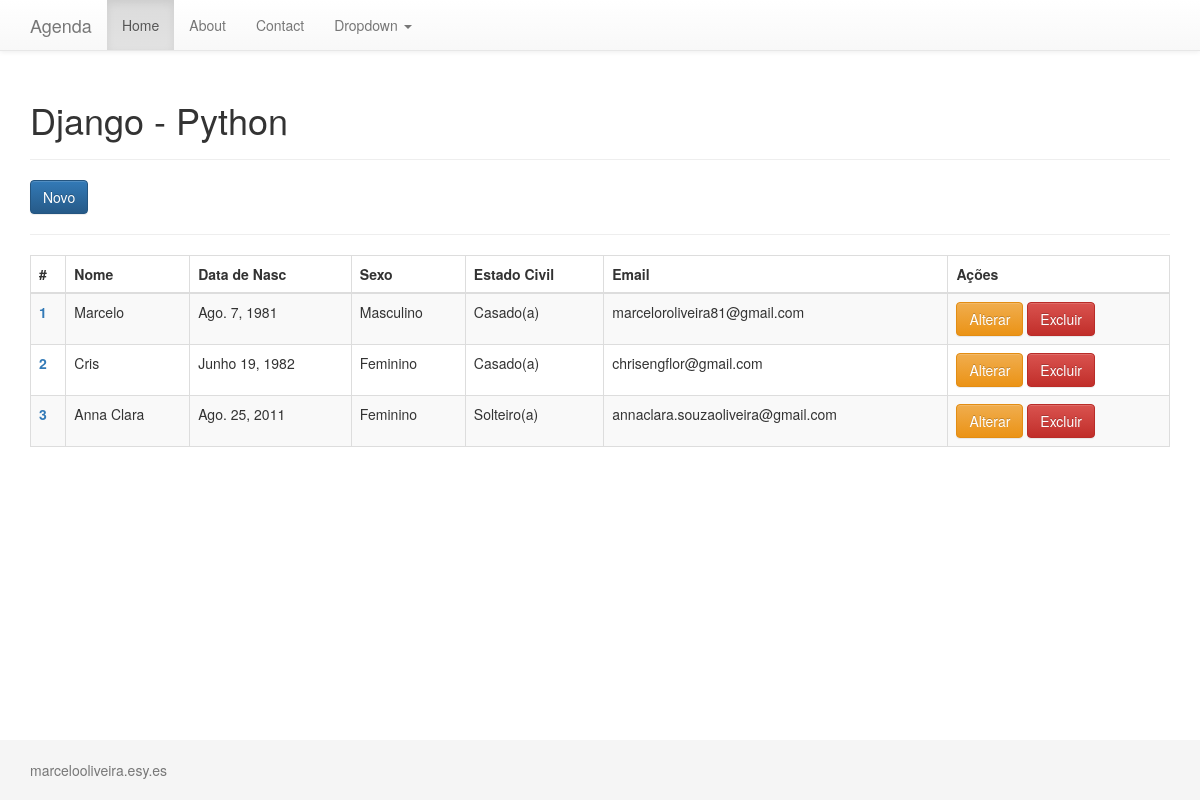
The app's page /contato/, older data.
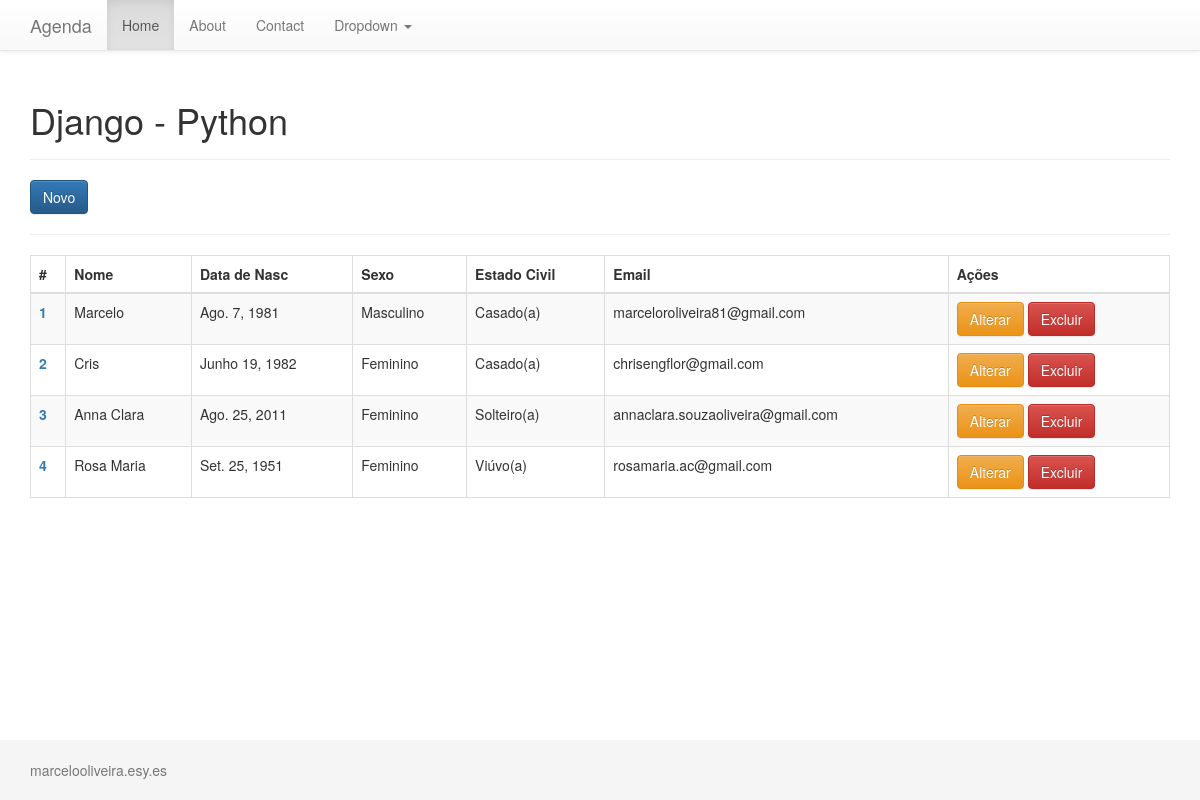
The same page, newer data.
### contato/models.py (models this page shows, shortened)
class Contato(models.Model):
	SEXO = (
		('F', 'Feminino'),
		('M', 'Masculino')
	)
	ESTADO_CIVIL = (
		('1', 'Solteiro(a)'),
		('2', 'Casado(a)'),
		('3', 'Viúvo(a)'),
		('4', 'Divorciado(a)'),
		('5', 'Separado(a)')
	)
	nome = models.CharField(max_length=200)
	data_nascimento = models.DateField()
	sexo = models.CharField(max_length=1, choices=SEXO)
	estado_civil = models.CharField(max_length=1, choices=ESTADO_CIVIL)
	email = models.CharField(max_length=200)

### contato/views.py (the view)
def index(request):
	contatos = Contato.objects.all()
	return render(request, 'contato/index.html', {'contatos' : contatos})

### contato/templates/contato/index.html
{% extends 'contato/base.html' %}
{% block content %}
<a class="btn btn-primary" href="{% url 'novo' %}" role="button">Novo</a>
<hr/>
<table class="table table-striped table-bordered">
  <thead>
    <tr>
      <th>#</th>
      <th>Nome</th>
      <th>Data de Nasc</th>
      <th>Sexo</th>
      <th>Estado Civil</th>
      <th>Email</th>
      <th>Ações</th>
    </tr>
  </thead>
  <tbody>
    {% for contato in contatos %}
    <tr>
      <th scope="row"><a href="{% url 'detalhes' contato.pk %}">{{contato.pk}}</a></th>
      <td>{{contato.nome}}</td>
      <td>{{contato.data_nascimento}}</td>
      <td>{{contato.get_sexo_display}}</td>
      <td>{{contato.get_estado_civil_display}}</td>
      <td>{{contato.email}}</td>
      <td>
        <a href="{% url 'alterar' contato.pk %}" class="btn btn-warning">Alterar</a>
        <a href="{% url 'excluir' contato.pk %}" class="btn btn-danger">Excluir</a>
      </td>
    </tr>
    {% endfor %}
  </tbody>
</table>
{% endblock content %}

### contato/templates/contato/base.html (shortened to what this page needs)
{% load staticfiles %}
<!DOCTYPE html>
<html lang="en">
  <head>
    <link rel="stylesheet" href="https://maxcdn.bootstrapcdn.com/bootstrap/3.3.7/css/bootstrap.min.css">
    <link rel="stylesheet" href="https://maxcdn.bootstrapcdn.com/bootstrap/3.3.7/css/bootstrap-theme.min.css">
    <link href="{% static 'css/ie10-viewport-bug-workaround.css' %}" rel="stylesheet">
    <link href="{% static 'css/sticky-footer-navbar.css' %}" rel="stylesheet">
  </head>
  <body>
    <nav class="navbar navbar-default navbar-fixed-top">
      <div class="container">
        <div class="navbar-header">
          <a class="navbar-brand" href="#">Agenda</a>
        </div>
        <div id="navbar" class="collapse navbar-collapse">
          <ul class="nav navbar-nav">
            <li class="active"><a href="#">Home</a></li>
            <li><a href="#about">About</a></li>
            <li><a href="#contact">Contact</a></li>
            <li class="dropdown">
              <a href="#" class="dropdown-toggle" data-toggle="dropdown" role="button" aria-haspopup="true" aria-expanded="false">Dropdown <span class="caret"></span></a>
            </li>
          </ul>
        </div>
      </div>
    </nav>
    <div class="container">
      <div class="page-header">
        <h1>Django - Python</h1>
      </div>
      {% block content %}
      {% endblock %}
    </div>
    <footer class="footer">
      <div class="container">
        <p class="text-muted">marcelooliveira.esy.es</p>
      </div>
    </footer>
  </body>
</html>

### contato/static/css/sticky-footer-navbar.css (style rules this page uses)
html { position: relative; min-height: 100%; }
body { margin-bottom: 60px; }
.footer { position: absolute; bottom: 0; width: 100%; height: 60px; background-color: #f5f5f5; }
body > .container { padding: 60px 15px 0; }
.container .text-muted { margin: 20px 0; }
.footer > .container { padding-right: 15px; padding-left: 15px; }

Row changes from the older to the newer data that the page shows:
added Contato: pk "4", nome "Rosa Maria", data_nascimento "Set. 25, 1951", sexo "Feminino", estado_civil "Viúvo(a)", email "rosamaria.ac@gmail.com"
